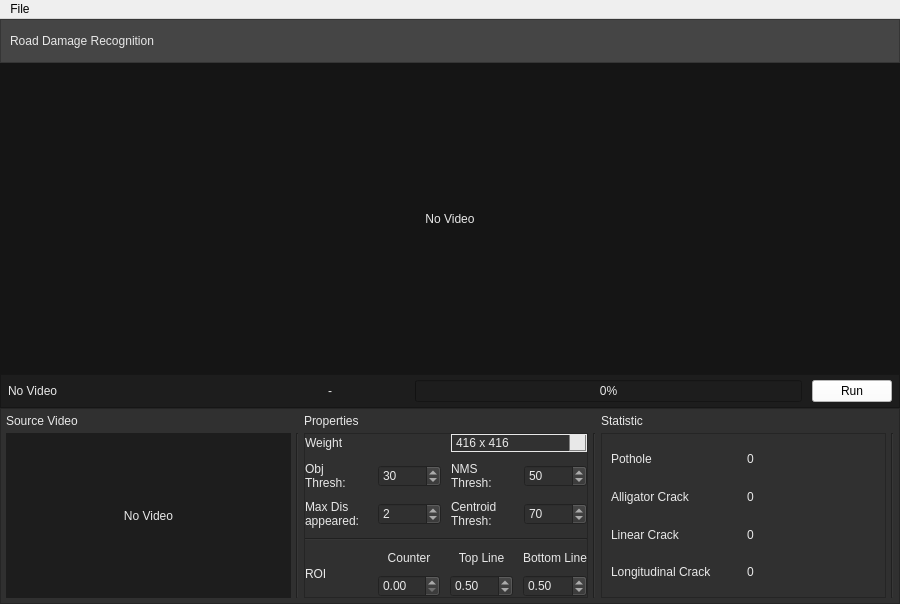
<?xml version="1.0" encoding="UTF-8"?>
<ui version="4.0">
 <class>MainWindow</class>
 <widget class="QMainWindow" name="MainWindow">
  <property name="geometry">
   <rect>
    <x>0</x>
    <y>0</y>
    <width>900</width>
    <height>604</height>
   </rect>
  </property>
  <property name="windowTitle">
   <string>MainWindow</string>
  </property>
  <widget class="QWidget" name="centralwidget">
   <layout class="QGridLayout" name="gridLayout">
    <property name="leftMargin">
     <number>0</number>
    </property>
    <property name="topMargin">
     <number>0</number>
    </property>
    <property name="rightMargin">
     <number>0</number>
    </property>
    <property name="bottomMargin">
     <number>0</number>
    </property>
    <item row="0" column="0">
     <layout class="QVBoxLayout" name="verticalLayout" stretch="8,57,5,30">
      <property name="spacing">
       <number>0</number>
      </property>
      <item>
       <widget class="QFrame" name="header">
        <property name="styleSheet">
         <string notr="true">background-color: rgb(69, 69, 69)</string>
        </property>
        <property name="frameShape">
         <enum>QFrame::StyledPanel</enum>
        </property>
        <property name="frameShadow">
         <enum>QFrame::Raised</enum>
        </property>
        <layout class="QGridLayout" name="gridLayout_5">
         <item row="0" column="0">
          <layout class="QHBoxLayout" name="horizontalLayout_2">
           <item>
            <widget class="QLabel" name="title_label">
             <property name="styleSheet">
              <string notr="true">font: 63 14pt &quot;Open Sans SemiBold&quot;;
color: rgb(232, 232, 232);</string>
             </property>
             <property name="text">
              <string>Road Damage Recognition</string>
             </property>
            </widget>
           </item>
          </layout>
         </item>
        </layout>
       </widget>
      </item>
      <item>
       <widget class="QLabel" name="main_screen">
        <property name="styleSheet">
         <string notr="true">background-color: rgb(21, 21, 21);
color: rgb(232, 232, 232);</string>
        </property>
        <property name="text">
         <string>No Video</string>
        </property>
        <property name="alignment">
         <set>Qt::AlignCenter</set>
        </property>
       </widget>
      </item>
      <item>
       <widget class="QFrame" name="info_frame">
        <property name="styleSheet">
         <string notr="true">background-color: rgb(29, 29, 29);</string>
        </property>
        <property name="frameShape">
         <enum>QFrame::StyledPanel</enum>
        </property>
        <property name="frameShadow">
         <enum>QFrame::Raised</enum>
        </property>
        <layout class="QGridLayout" name="gridLayout_4">
         <property name="leftMargin">
          <number>2</number>
         </property>
         <property name="topMargin">
          <number>0</number>
         </property>
         <property name="rightMargin">
          <number>2</number>
         </property>
         <property name="bottomMargin">
          <number>0</number>
         </property>
         <property name="horizontalSpacing">
          <number>1</number>
         </property>
         <property name="verticalSpacing">
          <number>0</number>
         </property>
         <item row="0" column="0">
          <layout class="QHBoxLayout" name="horizontalLayout" stretch="40,10,50,0">
           <property name="spacing">
            <number>10</number>
           </property>
           <property name="leftMargin">
            <number>5</number>
           </property>
           <property name="topMargin">
            <number>5</number>
           </property>
           <property name="rightMargin">
            <number>5</number>
           </property>
           <property name="bottomMargin">
            <number>5</number>
           </property>
           <item>
            <widget class="QLabel" name="source_label">
             <property name="styleSheet">
              <string notr="true">color: rgb(232, 232, 232);
font: 7pt &quot;Open Sans&quot;;</string>
             </property>
             <property name="text">
              <string>No Video</string>
             </property>
             <property name="wordWrap">
              <bool>true</bool>
             </property>
            </widget>
           </item>
           <item>
            <widget class="QLabel" name="dimension_label">
             <property name="styleSheet">
              <string notr="true">color: rgb(232, 232, 232);
font: 7pt &quot;Open Sans&quot;;</string>
             </property>
             <property name="text">
              <string>-</string>
             </property>
            </widget>
           </item>
           <item>
            <widget class="QProgressBar" name="progressBar">
             <property name="styleSheet">
              <string notr="true">color: rgb(232, 232, 232);
font: 7pt &quot;Open Sans&quot;;</string>
             </property>
             <property name="value">
              <number>0</number>
             </property>
             <property name="alignment">
              <set>Qt::AlignCenter</set>
             </property>
             <property name="orientation">
              <enum>Qt::Horizontal</enum>
             </property>
             <property name="invertedAppearance">
              <bool>false</bool>
             </property>
            </widget>
           </item>
           <item>
            <widget class="QPushButton" name="runButton">
             <property name="styleSheet">
              <string notr="true">background-color: rgb(255, 255, 255);</string>
             </property>
             <property name="text">
              <string>Run</string>
             </property>
             <property name="checkable">
              <bool>false</bool>
             </property>
             <property name="autoDefault">
              <bool>false</bool>
             </property>
             <property name="default">
              <bool>false</bool>
             </property>
             <property name="flat">
              <bool>false</bool>
             </property>
            </widget>
           </item>
          </layout>
         </item>
        </layout>
       </widget>
      </item>
      <item>
       <widget class="QFrame" name="main_frame">
        <property name="styleSheet">
         <string notr="true">background-color:rgb(48, 48, 48);</string>
        </property>
        <property name="frameShape">
         <enum>QFrame::StyledPanel</enum>
        </property>
        <property name="frameShadow">
         <enum>QFrame::Raised</enum>
        </property>
        <layout class="QGridLayout" name="gridLayout_2">
         <property name="leftMargin">
          <number>5</number>
         </property>
         <property name="topMargin">
          <number>5</number>
         </property>
         <property name="rightMargin">
          <number>5</number>
         </property>
         <property name="bottomMargin">
          <number>5</number>
         </property>
         <property name="spacing">
          <number>5</number>
         </property>
         <item row="0" column="0">
          <layout class="QVBoxLayout" name="main_Vlayout" stretch="10,90">
           <item>
            <layout class="QHBoxLayout" name="title_Hlayout">
             <item>
              <widget class="QLabel" name="source_title">
               <property name="styleSheet">
                <string notr="true">color: rgb(232, 232, 232);
font: 8pt &quot;Open Sans&quot;;</string>
               </property>
               <property name="text">
                <string>Source Video</string>
               </property>
              </widget>
             </item>
             <item>
              <widget class="QLabel" name="prop_title">
               <property name="styleSheet">
                <string notr="true">color: rgb(232, 232, 232);
 border: 1px white;
font: 8pt &quot;Open Sans&quot;;</string>
               </property>
               <property name="text">
                <string>Properties</string>
               </property>
              </widget>
             </item>
             <item>
              <widget class="QLabel" name="stat_title">
               <property name="styleSheet">
                <string notr="true">color: rgb(232, 232, 232);
font: 8pt &quot;Open Sans&quot;;</string>
               </property>
               <property name="text">
                <string>Statistic</string>
               </property>
              </widget>
             </item>
            </layout>
           </item>
           <item>
            <layout class="QHBoxLayout" name="main_Hlayout" stretch="30,5,30,5,30,0">
             <item>
              <widget class="QLabel" name="source_screen">
               <property name="styleSheet">
                <string notr="true">color: rgb(232, 232, 232);
font: 8pt &quot;Open Sans&quot;;
background-color: rgb(29, 29, 29);</string>
               </property>
               <property name="text">
                <string>No Video</string>
               </property>
               <property name="alignment">
                <set>Qt::AlignCenter</set>
               </property>
              </widget>
             </item>
             <item>
              <widget class="Line" name="line_1">
               <property name="orientation">
                <enum>Qt::Vertical</enum>
               </property>
              </widget>
             </item>
             <item>
              <widget class="QFrame" name="properties_frame">
               <property name="frameShape">
                <enum>QFrame::StyledPanel</enum>
               </property>
               <property name="frameShadow">
                <enum>QFrame::Raised</enum>
               </property>
               <layout class="QGridLayout" name="gridLayout_3">
                <property name="leftMargin">
                 <number>0</number>
                </property>
                <property name="topMargin">
                 <number>0</number>
                </property>
                <property name="rightMargin">
                 <number>0</number>
                </property>
                <property name="bottomMargin">
                 <number>0</number>
                </property>
                <property name="spacing">
                 <number>0</number>
                </property>
                <item row="1" column="0">
                 <layout class="QVBoxLayout" name="properties_VLayout">
                  <property name="spacing">
                   <number>10</number>
                  </property>
                  <item>
                   <layout class="QHBoxLayout" name="horizontalLayout_8">
                    <item>
                     <widget class="QLabel" name="weightLabel">
                      <property name="styleSheet">
                       <string notr="true">color: rgb(232, 232, 232);
font: 8pt &quot;Open Sans&quot;;</string>
                      </property>
                      <property name="text">
                       <string>Weight</string>
                      </property>
                     </widget>
                    </item>
                    <item>
                     <widget class="QComboBox" name="weightCombobox">
                      <property name="styleSheet">
                       <string notr="true">QListView
{
background-color : white;
}
QComboBox::drop-down{

	subcontrol-origin: padding;
    subcontrol-position: top right;
    width: 15px;
	
	
	background-color:rgb(232, 232, 232);
    border-left-width: 1px;
    border-left-color: gray;
    border-left-style: solid; /* just a single line */
    border-right-width: 1px;
    border-right-color: gray;
    border-right-style: solid; /* just a single line */
    border-bottom-width: 1px;
    border-bottom-color: gray;
    border-bottom-style: solid; /* just a single line */
    




}
QComboBox::down-arrow{
	image: url(Resources/down-arrow.png);
    width: 8px;
    height: 8px;
}
QComboBox {
selection-background-color:rgb(232, 232, 232);
selection-color: rgb(0, 0, 0);
border : 1px solid rgb(232, 232, 232);
background :rgb(49,49,49);
color:rgb(232, 232, 232);
font: 8pt &quot;Open Sans&quot;;}
</string>
                      </property>
                      <property name="frame">
                       <bool>true</bool>
                      </property>
                      <item>
                       <property name="text">
                        <string>416 x 416</string>
                       </property>
                      </item>
                      <item>
                       <property name="text">
                        <string>512 x 512</string>
                       </property>
                      </item>
                     </widget>
                    </item>
                   </layout>
                  </item>
                  <item>
                   <layout class="QHBoxLayout" name="conf_HLayout" stretch="25,25,25,25">
                    <item>
                     <widget class="QLabel" name="objthreshLabel">
                      <property name="styleSheet">
                       <string notr="true">color: rgb(232, 232, 232);
font: 8pt &quot;Open Sans&quot;;</string>
                      </property>
                      <property name="text">
                       <string>Obj
Thresh:</string>
                      </property>
                     </widget>
                    </item>
                    <item>
                     <widget class="QDoubleSpinBox" name="objthreshSpinbox">
                      <property name="styleSheet">
                       <string notr="true">color: rgb(232, 232, 232);
font: 8pt &quot;Open Sans&quot;;</string>
                      </property>
                      <property name="decimals">
                       <number>0</number>
                      </property>
                      <property name="value">
                       <double>30.000000000000000</double>
                      </property>
                     </widget>
                    </item>
                    <item>
                     <widget class="QLabel" name="nmsLabel">
                      <property name="styleSheet">
                       <string notr="true">color: rgb(232, 232, 232);
font: 8pt &quot;Open Sans&quot;;</string>
                      </property>
                      <property name="text">
                       <string>NMS
Thresh:</string>
                      </property>
                     </widget>
                    </item>
                    <item>
                     <widget class="QDoubleSpinBox" name="nmsthreshSpinbox">
                      <property name="styleSheet">
                       <string notr="true">color: rgb(232, 232, 232);
font: 8pt &quot;Open Sans&quot;;</string>
                      </property>
                      <property name="decimals">
                       <number>0</number>
                      </property>
                      <property name="value">
                       <double>50.000000000000000</double>
                      </property>
                     </widget>
                    </item>
                   </layout>
                  </item>
                  <item>
                   <layout class="QHBoxLayout" name="horizontalLayout_7" stretch="25,25,25,25">
                    <item>
                     <widget class="QLabel" name="maxdisappearedLabel">
                      <property name="styleSheet">
                       <string notr="true">color: rgb(232, 232, 232);
font: 8pt &quot;Open Sans&quot;;</string>
                      </property>
                      <property name="text">
                       <string>Max Dis
appeared:</string>
                      </property>
                     </widget>
                    </item>
                    <item>
                     <widget class="QDoubleSpinBox" name="maxdiasppearedSpinbox">
                      <property name="styleSheet">
                       <string notr="true">color: rgb(232, 232, 232);
font: 8pt &quot;Open Sans&quot;;</string>
                      </property>
                      <property name="decimals">
                       <number>0</number>
                      </property>
                      <property name="value">
                       <double>2.000000000000000</double>
                      </property>
                     </widget>
                    </item>
                    <item>
                     <widget class="QLabel" name="centroidthreshLabel">
                      <property name="styleSheet">
                       <string notr="true">color: rgb(232, 232, 232);
font:8pt &quot;Open Sans&quot;;</string>
                      </property>
                      <property name="text">
                       <string>Centroid
Thresh:</string>
                      </property>
                     </widget>
                    </item>
                    <item>
                     <widget class="QDoubleSpinBox" name="centroidthreshSpinbox">
                      <property name="styleSheet">
                       <string notr="true">color: rgb(232, 232, 232);
font: 8pt &quot;Open Sans&quot;;</string>
                      </property>
                      <property name="decimals">
                       <number>0</number>
                      </property>
                      <property name="maximum">
                       <double>9999.000000000000000</double>
                      </property>
                      <property name="value">
                       <double>70.000000000000000</double>
                      </property>
                     </widget>
                    </item>
                   </layout>
                  </item>
                  <item>
                   <widget class="Line" name="line">
                    <property name="orientation">
                     <enum>Qt::Horizontal</enum>
                    </property>
                   </widget>
                  </item>
                  <item>
                   <layout class="QHBoxLayout" name="counter_line_HLayout" stretch="20,20,20,20">
                    <item>
                     <widget class="QLabel" name="counterlineLabel">
                      <property name="styleSheet">
                       <string notr="true">color: rgb(232, 232, 232);
font: 8pt &quot;Open Sans&quot;;</string>
                      </property>
                      <property name="text">
                       <string>ROI</string>
                      </property>
                     </widget>
                    </item>
                    <item>
                     <layout class="QVBoxLayout" name="verticalLayout_7">
                      <item>
                       <widget class="QLabel" name="counterLabel">
                        <property name="styleSheet">
                         <string notr="true">color: rgb(232, 232, 232);
font: 8pt &quot;Open Sans&quot;;</string>
                        </property>
                        <property name="text">
                         <string>Counter</string>
                        </property>
                        <property name="alignment">
                         <set>Qt::AlignCenter</set>
                        </property>
                       </widget>
                      </item>
                      <item>
                       <widget class="QDoubleSpinBox" name="counterlineSpinbox">
                        <property name="styleSheet">
                         <string notr="true">color: rgb(232, 232, 232);
font: 8pt &quot;Open Sans&quot;;</string>
                        </property>
                        <property name="minimum">
                         <double>0.000000000000000</double>
                        </property>
                        <property name="maximum">
                         <double>1.000000000000000</double>
                        </property>
                        <property name="singleStep">
                         <double>0.010000000000000</double>
                        </property>
                       </widget>
                      </item>
                     </layout>
                    </item>
                    <item>
                     <layout class="QVBoxLayout" name="verticalLayout_6">
                      <item>
                       <widget class="QLabel" name="toplineLabel">
                        <property name="styleSheet">
                         <string notr="true">color: rgb(232, 232, 232);
font: 8pt &quot;Open Sans&quot;;</string>
                        </property>
                        <property name="text">
                         <string>Top Line</string>
                        </property>
                        <property name="alignment">
                         <set>Qt::AlignCenter</set>
                        </property>
                       </widget>
                      </item>
                      <item>
                       <widget class="QDoubleSpinBox" name="toplineSpinbox">
                        <property name="styleSheet">
                         <string notr="true">color: rgb(232, 232, 232);
font: 8pt &quot;Open Sans&quot;;</string>
                        </property>
                        <property name="maximum">
                         <double>1.000000000000000</double>
                        </property>
                        <property name="singleStep">
                         <double>0.010000000000000</double>
                        </property>
                        <property name="value">
                         <double>0.500000000000000</double>
                        </property>
                       </widget>
                      </item>
                     </layout>
                    </item>
                    <item>
                     <layout class="QVBoxLayout" name="verticalLayout_5">
                      <item>
                       <widget class="QLabel" name="buttomlineLabel">
                        <property name="styleSheet">
                         <string notr="true">color: rgb(232, 232, 232);
font: 8pt &quot;Open Sans&quot;;</string>
                        </property>
                        <property name="text">
                         <string>Bottom Line</string>
                        </property>
                        <property name="alignment">
                         <set>Qt::AlignCenter</set>
                        </property>
                       </widget>
                      </item>
                      <item>
                       <widget class="QDoubleSpinBox" name="bottomlineSpinbox">
                        <property name="styleSheet">
                         <string notr="true">color: rgb(232, 232, 232);
font: 8pt &quot;Open Sans&quot;;</string>
                        </property>
                        <property name="minimum">
                         <double>0.000000000000000</double>
                        </property>
                        <property name="maximum">
                         <double>1.000000000000000</double>
                        </property>
                        <property name="singleStep">
                         <double>0.010000000000000</double>
                        </property>
                        <property name="value">
                         <double>0.500000000000000</double>
                        </property>
                       </widget>
                      </item>
                     </layout>
                    </item>
                   </layout>
                  </item>
                  <item>
                   <layout class="QHBoxLayout" name="button_HLayout"/>
                  </item>
                 </layout>
                </item>
               </layout>
              </widget>
             </item>
             <item>
              <widget class="Line" name="line_2">
               <property name="orientation">
                <enum>Qt::Vertical</enum>
               </property>
              </widget>
             </item>
             <item>
              <widget class="QFrame" name="frame">
               <property name="frameShape">
                <enum>QFrame::StyledPanel</enum>
               </property>
               <property name="frameShadow">
                <enum>QFrame::Raised</enum>
               </property>
               <layout class="QVBoxLayout" name="verticalLayout_3">
                <item>
                 <layout class="QVBoxLayout" name="verticalLayout_2">
                  <item>
                   <layout class="QHBoxLayout" name="horizontalLayout_3">
                    <item>
                     <widget class="QLabel" name="pothole_label">
                      <property name="styleSheet">
                       <string notr="true">color: rgb(232, 232, 232);
font: 8pt &quot;Open Sans&quot;;</string>
                      </property>
                      <property name="text">
                       <string>Pothole</string>
                      </property>
                     </widget>
                    </item>
                    <item>
                     <widget class="QLabel" name="pothole_count">
                      <property name="styleSheet">
                       <string notr="true">color: rgb(232, 232, 232);
font: 8pt &quot;Open Sans&quot;;</string>
                      </property>
                      <property name="text">
                       <string>0</string>
                      </property>
                     </widget>
                    </item>
                   </layout>
                  </item>
                  <item>
                   <layout class="QHBoxLayout" name="horizontalLayout_4">
                    <item>
                     <widget class="QLabel" name="alligator_label">
                      <property name="styleSheet">
                       <string notr="true">color: rgb(232, 232, 232);
font: 8pt &quot;Open Sans&quot;;</string>
                      </property>
                      <property name="text">
                       <string>Alligator Crack</string>
                      </property>
                     </widget>
                    </item>
                    <item>
                     <widget class="QLabel" name="alligator_count">
                      <property name="styleSheet">
                       <string notr="true">color: rgb(232, 232, 232);
font: 8pt &quot;Open Sans&quot;;</string>
                      </property>
                      <property name="text">
                       <string>0</string>
                      </property>
                     </widget>
                    </item>
                   </layout>
                  </item>
                  <item>
                   <layout class="QHBoxLayout" name="horizontalLayout_5">
                    <item>
                     <widget class="QLabel" name="linear_label">
                      <property name="styleSheet">
                       <string notr="true">color: rgb(232, 232, 232);
font: 8pt &quot;Open Sans&quot;;</string>
                      </property>
                      <property name="text">
                       <string>Linear Crack</string>
                      </property>
                     </widget>
                    </item>
                    <item>
                     <widget class="QLabel" name="linear_count">
                      <property name="styleSheet">
                       <string notr="true">color: rgb(232, 232, 232);
font: 8pt &quot;Open Sans&quot;;</string>
                      </property>
                      <property name="text">
                       <string>0</string>
                      </property>
                     </widget>
                    </item>
                   </layout>
                  </item>
                  <item>
                   <layout class="QHBoxLayout" name="horizontalLayout_6">
                    <item>
                     <widget class="QLabel" name="longitudinal_label">
                      <property name="styleSheet">
                       <string notr="true">color: rgb(232, 232, 232);
font: 8pt &quot;Open Sans&quot;;</string>
                      </property>
                      <property name="text">
                       <string>Longitudinal Crack</string>
                      </property>
                     </widget>
                    </item>
                    <item>
                     <widget class="QLabel" name="longitudinal_count">
                      <property name="styleSheet">
                       <string notr="true">color: rgb(232, 232, 232);
font: 8pt &quot;Open Sans&quot;;</string>
                      </property>
                      <property name="text">
                       <string>0</string>
                      </property>
                     </widget>
                    </item>
                   </layout>
                  </item>
                 </layout>
                </item>
               </layout>
              </widget>
             </item>
             <item>
              <widget class="Line" name="line_3">
               <property name="orientation">
                <enum>Qt::Vertical</enum>
               </property>
              </widget>
             </item>
            </layout>
           </item>
          </layout>
         </item>
        </layout>
       </widget>
      </item>
     </layout>
    </item>
   </layout>
  </widget>
  <widget class="QMenuBar" name="menuBar">
   <property name="geometry">
    <rect>
     <x>0</x>
     <y>0</y>
     <width>900</width>
     <height>21</height>
    </rect>
   </property>
   <widget class="QMenu" name="menuFile">
    <property name="title">
     <string>File</string>
    </property>
    <addaction name="action_loadVideo"/>
    <addaction name="separator"/>
    <addaction name="action_About"/>
    <addaction name="action_Exit"/>
   </widget>
   <addaction name="menuFile"/>
  </widget>
  <action name="action_loadVideo">
   <property name="text">
    <string>Load Video</string>
   </property>
  </action>
  <action name="action_About">
   <property name="text">
    <string>About</string>
   </property>
  </action>
  <action name="action_Exit">
   <property name="text">
    <string>Exit</string>
   </property>
  </action>
 </widget>
 <resources/>
 <connections/>
</ui>
